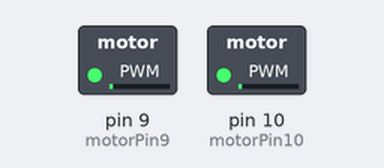
The sketch below on a simulated Arduino Uno, built with avr-gcc and run on an emulated ATmega328P. Parts: switched loads named in the sketch (green lamp = pin HIGH).

Above: at 0.05 s.
At 1.55 s:
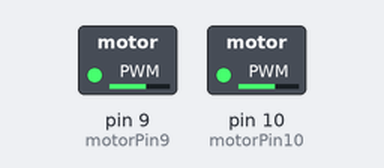
At 2.8 s:
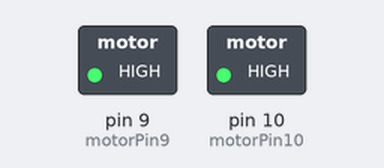
At 5.6 s:
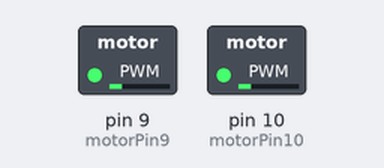
Timing chart, 0 to 8.6 s (numbered marks = the images above):
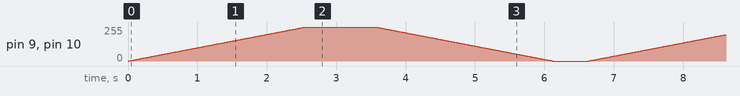

The sketch:

Jeremy_Blum_Tutorials_7.2_TwoMotors.ino
```cpp
//Motor and PWM
int motorPin9 = 9;
int motorPin10 = 10;

void setup() {
  pinMode(motorPin9, OUTPUT);
  pinMode(motorPin10, OUTPUT);

}

void loop() {
  //Accelerate Motor from 0 ->255
  //new programming tactic: for loop
  for(int i=0; i<=255;i++){ //as long i <= 255, the
                             //value of i from 0 will increase by 1.
    analogWrite(motorPin9, i);
    analogWrite(motorPin10, i);
    delay(10);
  }

  //Hold at Top Speed
  delay(1000);

  //Decrease Speed from 255 -> 0
  for(int i=255; i>=0; i--){ //same tactic in reverse
    analogWrite(motorPin9, i);
    analogWrite(motorPin10, i);
    delay(10);
  }
  //Hold at Zero
  delay(500);
}
```
